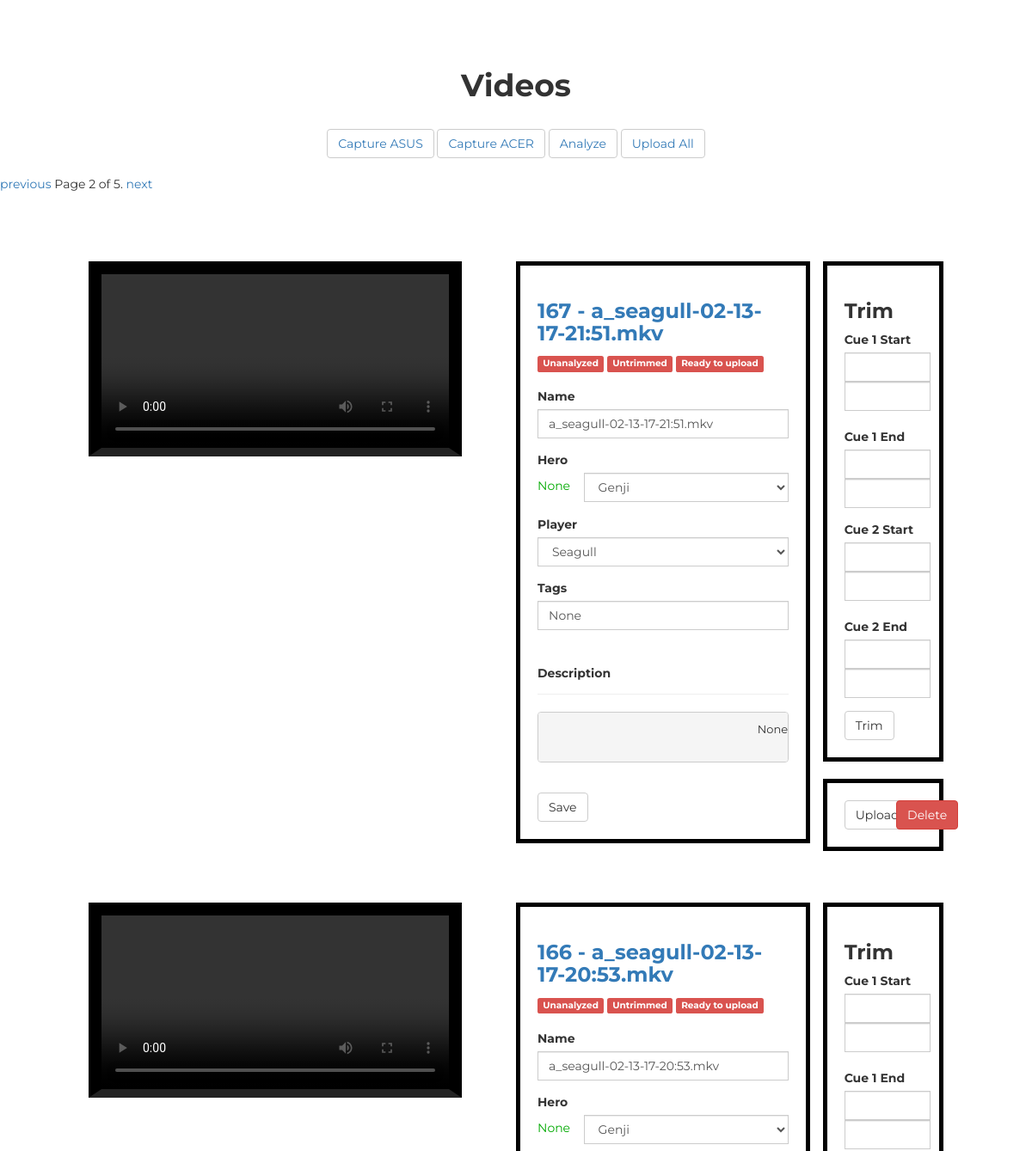
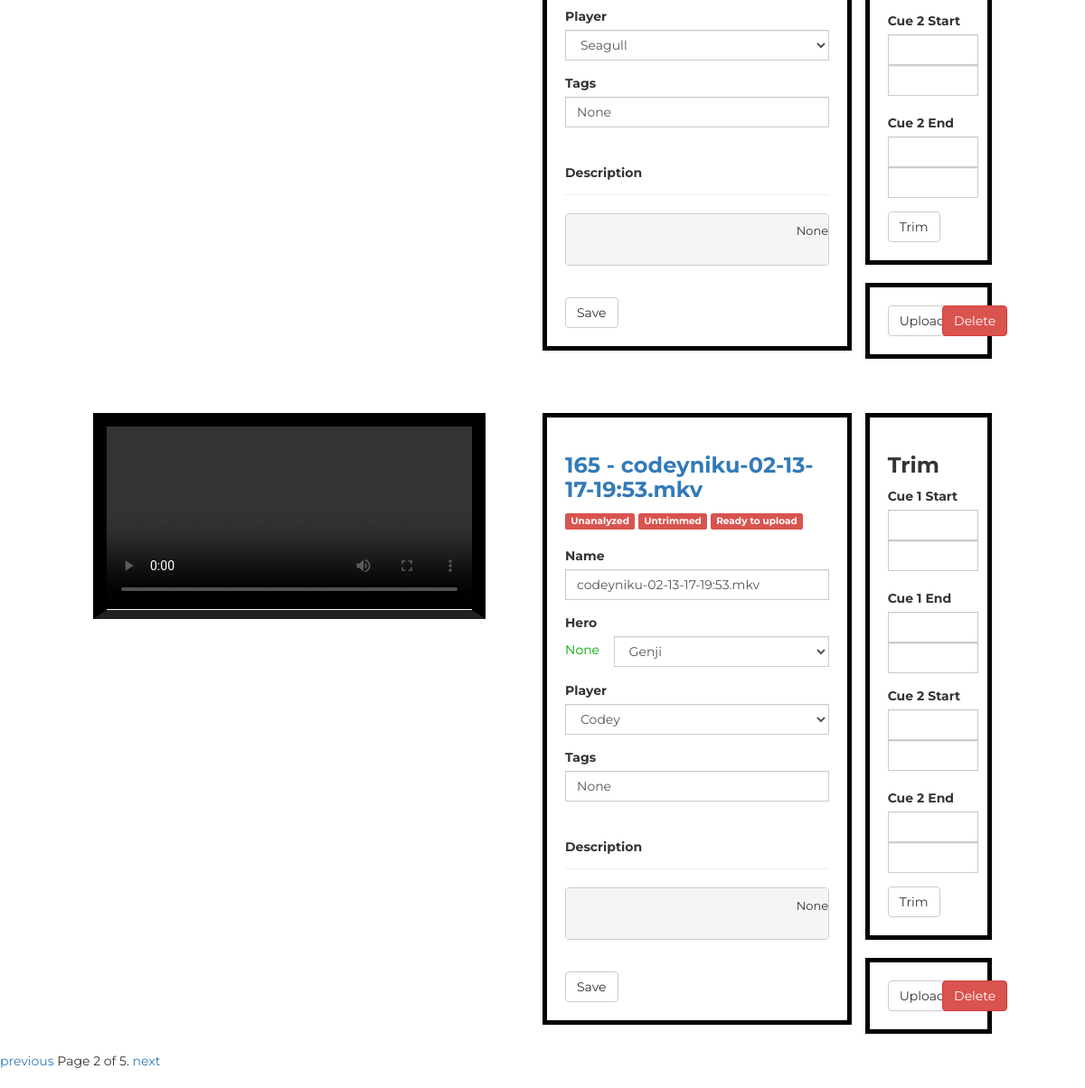
The page /cms/?page=2 on the database as committed earlier (2 pictures, top to bottom).
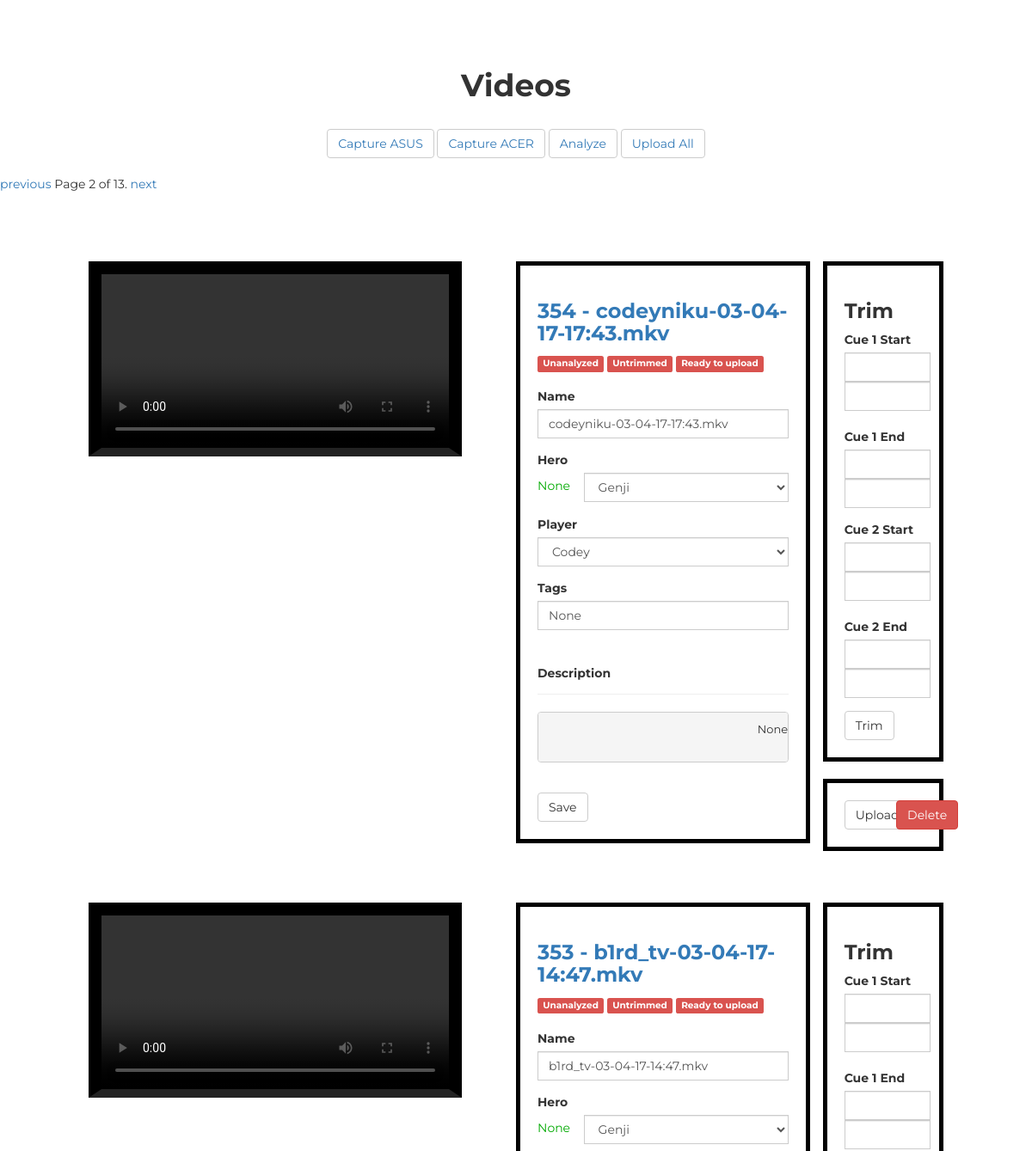
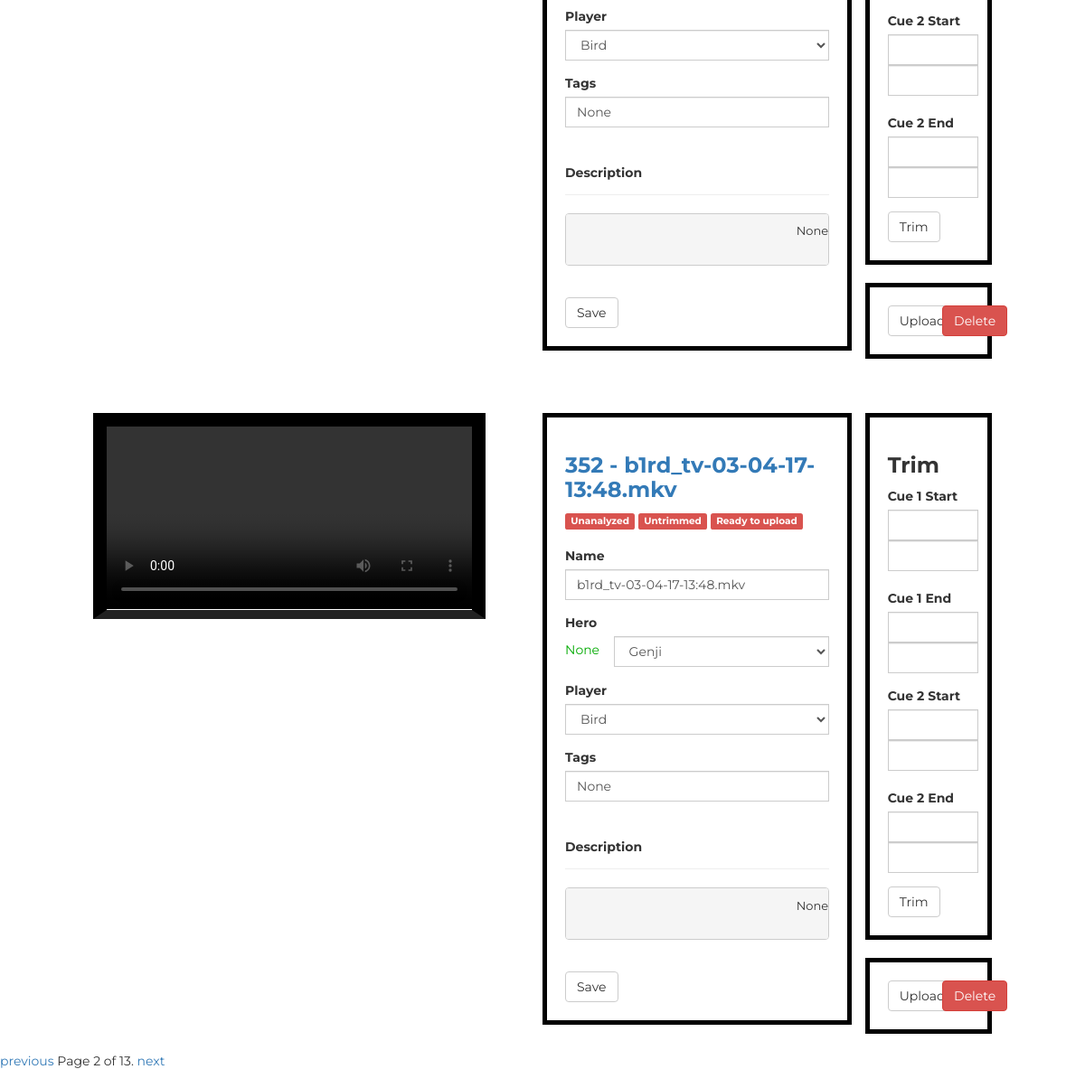
The same page on the database as committed later (2 pictures, top to bottom).
### video/models.py (models this page shows)
class Ytvideo(models.Model):
	name = models.CharField(max_length=120)
	description = models.TextField(blank=True, null=True)
	tags = models.TextField(blank=True, null=True)
	hero = models.CharField(max_length=120, blank=True, null=True)
	is_trimmed = models.BooleanField(default=False)
	is_uploaded = models.BooleanField(default=False)
	is_analyzed = models.BooleanField(default=False)
	player = models.ForeignKey(Player, blank=True, null=True)
	trimmed_path = models.CharField(max_length=120, blank=True, null=True)
	vid_path = models.CharField(max_length=120)
	vid_link = models.CharField(max_length=100, blank=True, null=True)
	timestamp = models.DateTimeField(auto_now_add=True, auto_now=False)
	def __unicode__(self):
		return str(self.pk) + ' -- ' + self.name
	def get_desc(self):
		twitter = ''
		if self.player.twitter:
			twitter = '\ntwitter: ' + self.player.twitter
		m = 'Overwatch Season 3 Daily Dose\nSubscribe for daily dose: https://www.youtube.com/channel/UCaZrokkXp1jnG1ObCcTc6hA?sub_confirmation=1\n\n' + self.name + '\n\n' + 'Overwatch Pro gameplays & highlights. This video aims to help players learn from pro gamers.\n\n' + 'Support ' + self.player.name.upper() + ' here:\n\ntwitch: ' + self.player.url + twitter + '\n\nTwitch videos copyright belongs to the streamers.  If you want one of the videos removed, contact me at my email address below.\n\nSubscribe to receive notifications of future uploads :p'
		return m
	def get_tag(self):
		tags = 'Overwatch,' + self.player.name + ',' + self.hero + ',' + self.player.name + ' ' + self.hero + ',best ' + self.hero + ',pro ' + self.hero
		return tags
	def num_of_cues(self):
		return len(self.vidcue_set.all())
	def delete_vid(self):
		subprocess.call(['sh', 'video/scripts/delete_vid.sh', self.vid_link, self.vid_path])
		self.delete()
	def generate_screenshots(self):
		vid_link = str('ytow' + self.vid_link)
		template_path = str(TEMPLATE_PATH)
		template = Image.open(template_path)
		template_data = np.asarray(template)
		vid = skvideo.io.vreader(vid_link)
		count = 0
		for frame in vid:
			count += 1
			if count % 60 == 0:
				res = cv2.matchTemplate(frame, template_data, cv2.TM_CCOEFF_NORMED)
				print str(count) + ' --- ' + str(res) + ' --- ' + self.name
				if res > 0.3:
					print 'HIT!'
					length = count / 60
					mins = length / 60
					secs = length % 60
					out_folder = str(self.pk) + '/'
					out_time = str(mins).zfill(2) + ':' + str(secs).zfill(2)
					out_name = out_time + '.jpg'
					im = Image.fromarray(frame)
					out_folder_path = str('ytow/static/screenshots/') + out_folder
					if not os.path.exists(out_folder_path):
						os.makedirs(out_folder_path)
					save_out_name = str('ytow/static/screenshots/') + out_folder + out_name
					db_out_name = str('/static/screenshots/') + out_folder + out_name
					Screenshot.objects.create(
						video=self,
						path=db_out_name,
						name=out_time,
					)
					im.save(save_out_name)
		print 'Done'
	def trim(self):
		cues = self.vidcue_set.all()
		if cues:
			for i, cue in enumerate(cues):
				start = cue.start
				end = cue.end
				start_m = int(start.split(':')[1])
				end_m = int(end.split(':')[1])
				start_s = int(start.split(':')[2])
				end_s = int(end.split(':')[2])
				print start_m, end_m, start_s, end_s
				diff = end_m * 60 + end_s - start_m * 60 - start_s
				print diff
				m = str(diff/60)
				s = str(diff%60)
				m = m.zfill(2)
				s = s.zfill(2)
				print m, s
				duration = '00:' + m + ':' + s
				print duration
				vid_name = self.name
				out_name = vid_name.split('.')[0] + str(cue.pk) + str(i) + '.mkv'
				try:
					subprocess.call(['sh', 'video/scripts/trim.sh', vid_name, start, duration, IN_FOLDER, OUT_FOLDER, out_name])
				except Exception, e:
					raise e
				else:
					self.is_trimmed = True
					trimmed_path = '/hdd/things/trimmed/' + out_name
					self.trimmed_path = trimmed_path
					self.save()
					return True
		return False
	def upload(self):
		vid_name = self.name
		title = vid_name
		tags = self.tags
		desc = self.get_desc()
		self.is_uploaded = True
		self.save()
		try:
			subprocess.call(['sh', 'video/scripts/upload.sh', title, desc, tags, self.trimmed_path])
		except Exception, e:
			raise e
	def open_vlc(self):
		name = 'ytow/' + self.vid_link
		try:
			subprocess.call(['sh', 'video/scripts/open.sh', name])
		except Exception, e:
			raise e
	def load_hero_avatars(self):
		hero_avatars = os.listdir(HERO_AVATAR_PATH)
		hs = []
		for h in hero_avatars:
			path = os.path.join(HERO_AVATAR_PATH, h)
			im = Image.open(path)
			hs.append((h.replace('.jpg', ''), im))
		return hs
	def compute_hero(self, start='', end=''):
		if not start:
			print 'No cues given.. pass'
			pass
		start_min = int(start[3:5])
		end_min = int(end[3:5])
		screenshots = self.screenshot_set.all()
		names = [s.name for s in screenshots]
		mins = [int(s.split(':')[0]) for s in names]
		start_ind = bisect.bisect(mins, start_min)
		end_ind = bisect.bisect(mins, end_min)
		screenshots = screenshots[start_ind:end_ind+1]
		ims = []
		for s in screenshots:
			path = 'ytow/' + s.path
			im = Image.open(path)
			ims.append(im)
		hero_count = defaultdict(int)
		hs = self.load_hero_avatars()
		for im in ims:
			hero_avatar = im.crop((430, 557, 533, 633))
			hero_avatar_data = np.asarray(hero_avatar)
			hero_prob = -1
			hero_name = ''
			for h in hs:
				h_name = h[0]
				h_data = np.asarray(h[1])
				res = cv2.matchTemplate(hero_avatar_data, h_data, cv2.TM_CCOEFF_NORMED)
				if res > hero_prob:
					hero_prob = res
					hero_name = h_name
			hero_count[hero_name] += 1
		hero = max(hero_count, key=hero_count.get)
		self.hero = hero
		super(Ytvideo, self).save()
	def analyze(self):
		pass

### video/views.py (the view)
# urls.py: url(r'^cms/$', video_views.cms, name='cms'),
def cms(request):
	videos = Ytvideo.objects.filter(is_uploaded=False).order_by('-timestamp')
	players = Player.objects.all()
	heros = Hero.objects.order_by('name')
	paginator = Paginator(videos, 3)
	page = request.GET.get('page')
	context = {
		'players': players,
	}
	if request.GET and request.GET.get('upload_all'):
		vids_string = ''
		vids = Ytvideo.objects.filter(is_trimmed=True).filter(is_uploaded=False)
		for vid in vids:
			vid.is_uploaded = True
			vid.save()
			vids_string = vids_string + vid.trimmed_path + ' '
		vids_string = vids_string.strip()
		subprocess.call(['sh', 'video/scripts/mass_upload.sh'])
	if request.POST and request.POST.get('vid_delete'):
		print '\n\n\n\n START DELETING... \n\n\n\n'
		pk = request.POST.get('vid_id')
		vid = Ytvideo.objects.get(pk=int(pk))
		context['msg'] = 'Video has been successfully updated.\n' + vid.name
		vid.delete_vid()
		print 'Done deleting..'
		context['videos'] = Ytvideo.objects.filter(is_uploaded=False).order_by('-timestamp')[:3]
	if request.POST and request.POST.get('vid_name'):
		name = request.POST.get('vid_name')
		hero = request.POST.get('vid_hero')
		player = request.POST.get('vid_player')
		tags = request.POST.get('vid_tags')
		pk = request.POST.get('vid_id')
		vid = Ytvideo.objects.get(pk=int(pk))
		vid.name = name
		vid.hero = hero
		if tags:
			vid.tags = string.replace(tags.strip(), ' ', ',')
		player = Player.objects.get(pk=player)
		vid.player = player
		vid.description = vid.get_desc()
		vid.tags = vid.get_tag()
		vid.save()
		videos = Ytvideo.objects.filter(is_uploaded=False).order_by('-timestamp')
		context['msg'] = 'Video has been successfully updated.\n' + vid.name
	if request.POST and request.POST.get('vid_cue1_start_m'):
		pk = request.POST.get('vid_id')
		vid = Ytvideo.objects.get(pk=pk)
		vid_cue1_start_m = request.POST.get('vid_cue1_start_m')
		vid_cue1_start_s = request.POST.get('vid_cue1_start_s')
		vid_cue1_end_m = request.POST.get('vid_cue1_end_m')
		vid_cue1_end_s = request.POST.get('vid_cue1_end_s')
		vid_cue2_start_m = request.POST.get('vid_cue2_start_m')
		vid_cue2_start_s = request.POST.get('vid_cue2_start_s')
		vid_cue2_end_m = request.POST.get('vid_cue2_end_m')
		vid_cue2_end_s = request.POST.get('vid_cue2_end_s')
		if vid_cue1_start_m and vid_cue1_start_s and vid_cue1_end_m and vid_cue1_end_s:
			vid_cue1_start = '00:' + str(vid_cue1_start_m) + ':' + str(vid_cue1_start_s)
			vid_cue1_end = '00:' + str(vid_cue1_end_m) + ':' + str(vid_cue1_end_s)
			Vidcue.objects.create(
				video=vid,
				start=vid_cue1_start,
				end=vid_cue1_end,
				)
		if vid_cue2_start_m and vid_cue2_start_s and vid_cue2_end_m and vid_cue2_end_s:
			vid_cue2_start = '00:' + str(vid_cue2_start_m) + ':' + str(vid_cue2_start_s)
			vid_cue2_end = '00:' + str(vid_cue2_end_m) + ':' + str(vid_cue2_end_s)
			Vidcue.objects.create(
				video=vid,
				start=vid_cue2_start,
				end=vid_cue2_end,
				)
		vid.trim()
		if vid.is_analyzed:
			vid.compute_hero(vid_cue1_start, vid_cue1_end)
		context['msg'] = 'Trimmed successfully. ' + vid.name
		videos = Ytvideo.objects.filter(is_uploaded=False).order_by('-timestamp')
	if request.POST and request.POST.get('vid_upload'):
		pk = request.POST.get('vid_id')
		vid = Ytvideo.objects.get(pk=pk)
		vid.upload()
		context['msg'] = 'Uploaded successfully. ' + vid.name
	if request.POST and request.POST.get('analyze'):
		mass_screenshot()
		context['msg'] = 'Analyzed done!.. '
	try:
		videos = paginator.page(page)
	except PageNotAnInteger:
		videos = paginator.page(1)
	except EmptyPage:
		videos = paginator.page(paginator.num_pages)
	context['videos'] = videos
	return render(request, 'cms.html', context)

### templates/cms.html (shortened to what the changed rows need)
<!DOCTYPE html>
{% load staticfiles %}
<html>
<head>
	<link rel="stylesheet" type="text/css" href="{% static 'css/bootstrap.css' %}">
	<link rel="stylesheet" type="text/css" href="{% static 'css/main.css' %}">
</head>
<body>
	<h1 class="text-center bold">Videos</h1>
	<div class="pagination text-center">
			<span class="step-links">
					{% if videos.has_previous %}
							<a href="?page={{ videos.previous_page_number }}">previous</a>
					{% endif %}
					<span class="current">
							Page {{ videos.number }} of {{ videos.paginator.num_pages }}.
					</span>
					{% if videos.has_next %}
							<a href="?page={{ videos.next_page_number }}">next</a>
					{% endif %}
			</span>
	</div>
	{% for vid in videos %}
	<div class="lg_padding"></div>
	<div class="row">
		<div class="col-xs-10 col-xs-offset-1">
		<div class="row">
			<div class="col-sm-6">
				<video controls class="vid_border_black">
					<source src="{{ vid.vid_link }}" type='video/webm'>
				</video>
			</div>
			<div class="col-sm-6">
				<div class="row">
					<div class="col-sm-8 border_black sm_padding_all">
						<a href="{% url 'video_detail' vid.pk %}"><h3 class="bold">{{ vid.pk }} - {{ vid.name }}</h3></a>
						<div class="inline">
							{% if vid.is_analyzed %}
								<span class="label label-success">Analyzed</span>
							{% else %}
								<span class="label label-danger">Unanalyzed</span>
							{% endif %}
							{% if vid.is_trimmed %}
								<span class="label label-success">Trimmed</span>
							{% else %}
								<span class="label label-danger">Untrimmed</span>
							{% endif %}
							{% if vid.is_uploaded %}
								<span class="label label-success">Uploaded</span>
							{% else %}
								<span class="label label-danger">Ready to upload</span>
							{% endif %}
						</div>
						<div class="sm_padding"></div>
						<form action="" method="POST" id="info_form">
							<div class="form-group">
								<label>Name</label>
								<input type="text" name="vid_name" id="vid_name" class="form-control" value="{{ vid.name }}">
							</div>
							<div class="form-group">
								<label>Hero</label>
								<div class="row">
								<div class="col-sm-2">
									<p class="green xs_padding">{{ vid.hero }}</p>
								</div>
								<div class="col-sm-10">
								<select class="form-control" name="vid_hero" id="vid_hero">
									<option selected="selected">
										Genji
									</option>
								</select>
								</div>
								</div>
							</div>
							<div class="form-group">
								<label>Player</label>
								<select class="form-control" id="vid_player" name="vid_player">
									{% for player in players %}
										{% if player == vid.player %}
											<option selected="selected" value="{{ player.pk }}">
										{% else %}
											<option value="{{ player.pk }}">
										{% endif %}
										{{ player.name }}
										</option>
									{% endfor %}
								</select>
							</div>
							<div class="form-group">
								<label>Tags</label>
								<input type="text" class="form-control" name="vid_tags" class="form-control" value="{{ vid.tags }}">
							</div>
							<div class="form-group">
								<div class="page-header">
								<label>Description</label>
								</div>
								<pre>
									{{ vid.description }}
								</pre>
							</div>
							<div class="sm_padding"></div>
							<input type="submit" name="Submit" value="Save" class="btn btn-default">
						</form>
					</div>
					<div class="col-sm-4">
						<div class="border_black sm_padding_all">
						<h3 class="bold">Trim</h3>
						<form action="" method="POST">
							<div class="form-group">
								<label>Cue 1 Start</label>
								<div class="form-inline">
									<input type="text" name="vid_cue1_start_m" class="form-control cue_input" value={{ vid.vidcue_set.first.start }}>
									<input type="text" name="vid_cue1_start_s" class="form-control cue_input">
								</div>
								<div class="sm_padding"></div>
								<label>Cue 1 End</label>
								<div class="form-inline">
									<input type="text" name="vid_cue1_end_m" class="form-control cue_input" value={{ vid.vidcue_set.first.end }}>
									<input type="text" name="vid_cue1_end_s" class="form-control cue_input">
								</div>
							</div>
							<div class="form-group">
								<label>Cue 2 Start</label>
								<div class="form-inline">
									{% if vid.num_of_cues == 2 %}
										<input type="text" name="vid_cue2_start_m" class="form-control cue_input" value={{ vid.vidcue_set.last.start }}>
									{% else %}
										<input type="text" name="vid_cue2_start_m" class="form-control cue_input">
									{% endif %}
									<input type="text" name="vid_cue2_start_s" class="form-control cue_input">
								</div>
								<div class="sm_padding"></div>
								<label>Cue 2 End</label>
								<div class="form-inline">
									{% if vid.num_of_cues == 2 %}
										<input type="text" name="vid_cue2_end_m" class="form-control cue_input" value={{ vid.vidcue_set.last.end }}>
									{% else %}
										<input type="text" name="vid_cue2_end_m" class="form-control cue_input">
									{% endif %}									<input type="text" name="vid_cue2_end_s" class="form-control cue_input">
								</div>
							</div>
							<input type="submit" value ="Trim" class="btn btn-default">
						</form>
						</div>
						<div class="sm_padding"></div>
						{% if not vid.is_uploaded %}
							<div class="border_black sm_padding_all">
							<div class="row">
							<div class="col-sm-6">
							<form action="" method="POST">{% csrf_token %}
								<input type="submit" value ="Upload" class="btn btn-default" id="upload_button">
							</form>
							</div>
							<div class="col-sm-6">
							<form action="" method="POST">{% csrf_token %}
								<input type="submit" value ="Delete" class="btn btn-danger" id="delete_button">
							</form>
							</div>
							</div>
							</div>
						{% endif %}
					</div>
				</div>
			</div>
		</div>
		</div>
	</div>
	{% endfor %}
	<div class="pagination text-center">
	    <span class="step-links">
	        {% if videos.has_previous %}
	            <a href="?page={{ videos.previous_page_number }}">previous</a>
	        {% endif %}
	        <span class="current">
	            Page {{ videos.number }} of {{ videos.paginator.num_pages }}.
	        </span>
	        {% if videos.has_next %}
	            <a href="?page={{ videos.next_page_number }}">next</a>
	        {% endif %}
	    </span>
	</div>
</body>
</html>

Rows that differ between the two databases and show on the page:
removed Ytvideo: pk "167", name "a_seagull-02-13-17-21:51.mkv", is_analyzed "Unanalyzed", is_trimmed "Untrimmed", is_uploaded "Ready to upload", vid_name "a_seagull-02-13-17-21:51.mkv", hero "None", vid_tags "None", description "None"
removed Ytvideo: pk "166", name "a_seagull-02-13-17-20:53.mkv", is_analyzed "Unanalyzed", is_trimmed "Untrimmed", is_uploaded "Ready to upload", vid_name "a_seagull-02-13-17-20:53.mkv", hero "None", vid_tags "None", description "None"
removed Ytvideo: pk "165", name "codeyniku-02-13-17-19:53.mkv", is_analyzed "Unanalyzed", is_trimmed "Untrimmed", is_uploaded "Ready to upload", vid_name "codeyniku-02-13-17-19:53.mkv", hero "None", vid_tags "None", description "None"
added Ytvideo: pk "354", name "codeyniku-03-04-17-17:43.mkv", is_analyzed "Unanalyzed", is_trimmed "Untrimmed", is_uploaded "Ready to upload", vid_name "codeyniku-03-04-17-17:43.mkv", hero "None", vid_tags "None", description "None"
added Ytvideo: pk "353", name "b1rd_tv-03-04-17-14:47.mkv", is_analyzed "Unanalyzed", is_trimmed "Untrimmed", is_uploaded "Ready to upload", vid_name "b1rd_tv-03-04-17-14:47.mkv", hero "None", vid_tags "None", description "None"
added Ytvideo: pk "352", name "b1rd_tv-03-04-17-13:48.mkv", is_analyzed "Unanalyzed", is_trimmed "Untrimmed", is_uploaded "Ready to upload", vid_name "b1rd_tv-03-04-17-13:48.mkv", hero "None", vid_tags "None", description "None"
Other text that changed with them:
{{ videos.paginator.num_pages }}: "5" → "13"
